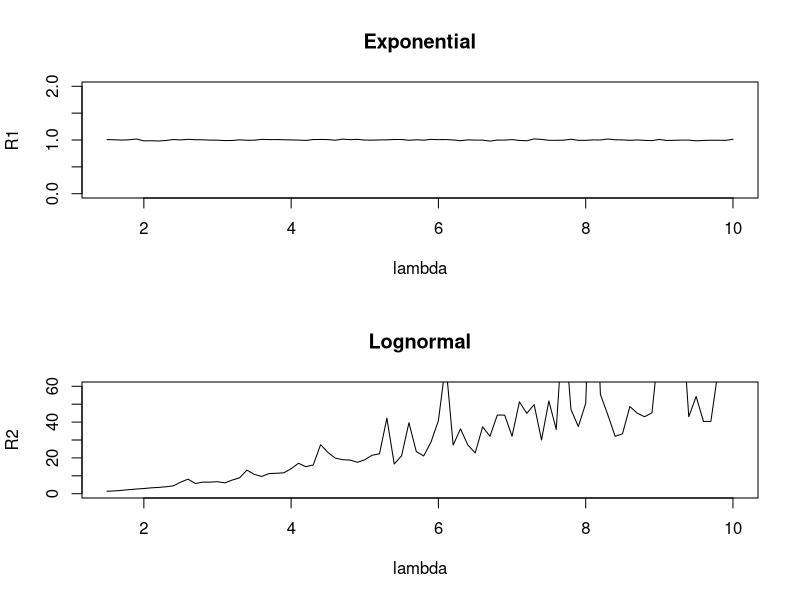

Reproduce this figure in R.

# explognormal.R

# compute for a range of lambdas
lambda <- seq(from = 1.5, to = 10, by = 0.1)

m <- 100000                       # number of iterations (need a lot)
R1 <- rep(0, length(lambda))
R2 <- rep(0, length(lambda))

for (j in seq_along(lambda)){     # for each lambda, estimate risk
  l <- lambda[j]                  # get jth lambda
  sig <- sqrt(2*log(l))           # calc sigma
  x <- rlnorm(m, sdlog = sig)     # simulate m lognormals
  f1 <- l^(-1)*exp(-x/l)          # f1 is the exponential density
                                  # f2 is the lognormal density
  f2 <- (1/x)*(exp(-(log(x))^2/(2*sig^2)))/sqrt(2*pi*sig^2) 
  h <- (x - l)^2/l^2              # loss function
  R2[j] <- mean(h)                # lognormal risk
  R1[j] <- mean((h*f1)/f2)        # exponential risk
}

pdf(file="img/ExpLognormal.pdf")
# now plot the results
par(mfrow = c(2,1))
plot(R1 ~ lambda, ylim = c(0,2), type = "l", main = "Exponential")
plot(R2 ~ lambda, ylim = c(0,60), type = "l", main = "Lognormal")
par(mfrow = c(1,1))

dev.off()
